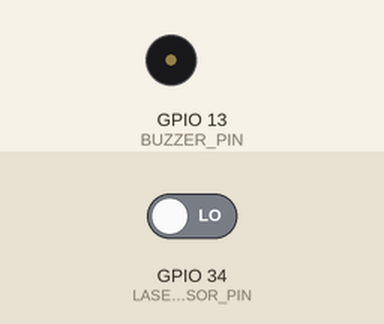
Recording of a sketch running on a simulated ESP32. On the bench: buzzer (waves = sounding, pin HIGH). The test bench sets the inputs (shaded band); at power-on: GPIO 34 (LASER_SENSOR_PIN) LOW. WiFi joins after 1.5 s; servers stay silent unless stated; what the sketch prints to the serial monitor is not drawn.

Above: at 3.2 s.
3.3 s: GPIO 34 (LASER_SENSOR_PIN) driven HIGH
6.3 s: GPIO 34 (LASER_SENSOR_PIN) driven LOW
At 6.8 s:
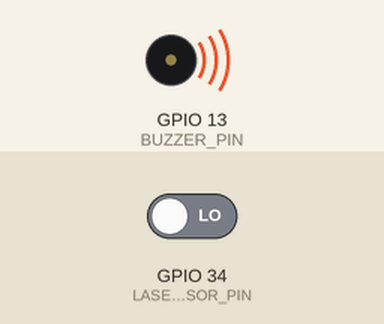
Timing chart, 0 to 12.8 s (numbered marks = the images above; inputs shaded):
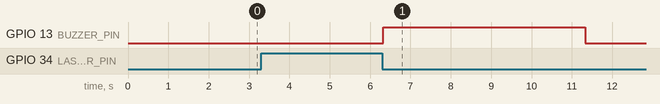

Measured:
- after the input at 3.3 s, every drawn part: stays the same
- after the input at 6.3 s, GPIO 13 (BUZZER_PIN): LOW → HIGH at once, → LOW 5.0 s later

The sketch:

esp32devkitsketch.ino
```cpp
#include <WiFi.h>
#include <HTTPClient.h>

// ==== WiFi Config ====
const char* ssid = "Free Wifi 4G";
const char* password = "swIX*kl-!cr53rEwudru";

// ==== ESP32-CAM IP ====
const String esp32cam_ip = "http://192.168.1.22";

// ==== Laser Sensor (Digital - LM393 Module) ====
#define LASER_SENSOR_PIN 34  // Digital input from LM393 module
bool lastState = true;       // true = beam intact (HIGH), false = broken (LOW)

// ==== Buzzer ====
#define BUZZER_PIN 13        // Digital output for buzzer
const unsigned long alarmDuration = 5000;  // 5 seconds

// ==== Trigger & Alarm Timing ====
unsigned long lastTriggerTime = 0;
const unsigned long triggerCooldown = 5000;  // 5 seconds debounce delay

unsigned long alarmStartTime = 0;
bool alarmActive = false;

void setup() {
  Serial.begin(115200);
  delay(500);
  Serial.println("Starting ESP32 Dev Kit...");

  // Wi-Fi connection
  WiFi.begin(ssid, password);
  Serial.print("Connecting to Wi-Fi");
  while (WiFi.status() != WL_CONNECTED) {
    delay(500);
    Serial.print(".");
  }
  Serial.println("\n✅ Wi-Fi connected!");
  Serial.print("IP Address: ");
  Serial.println(WiFi.localIP());

  // Buzzer setup
  pinMode(BUZZER_PIN, OUTPUT);
  digitalWrite(BUZZER_PIN, LOW);  // Ensure off

  // Laser sensor setup
  pinMode(LASER_SENSOR_PIN, INPUT);

  // Read initial sensor state
  int initialValue = digitalRead(LASER_SENSOR_PIN);
  lastState = (initialValue == HIGH);  // HIGH = beam intact
  Serial.printf("Initial sensor value: %d (state: %s)\n", initialValue, lastState ? "intact" : "broken");

  Serial.println("System ready. Monitoring laser beam...");
}

void loop() {
  // Handle WiFi connection
  if (WiFi.status() != WL_CONNECTED) {
    Serial.println("⚠️ WiFi disconnected, attempting reconnect...");
    WiFi.disconnect();
    WiFi.begin(ssid, password);
    delay(2000);
  }

  // Read laser sensor
  int sensorValue = digitalRead(LASER_SENSOR_PIN);
  bool currentState = (sensorValue == HIGH);  // HIGH = intact, LOW = broken

  // Print sensor state every second
  static unsigned long lastPrint = 0;
  if (millis() - lastPrint > 1000) {
    Serial.printf("Sensor value: %d (state: %s)\n", sensorValue, currentState ? "intact" : "broken");
    lastPrint = millis();
  }

  // Detect falling edge: intact -> broken
  if (!currentState && lastState) {
    unsigned long currentMillis = millis();
    if (currentMillis - lastTriggerTime > triggerCooldown) {
      Serial.println("🚨 Beam broken! Triggering alarm and camera...");
      triggerAlarmStart();
      triggerCamera();
      lastTriggerTime = currentMillis;
    }
  }
  lastState = currentState;

  // Handle buzzer (non-blocking)
  if (alarmActive && (millis() - alarmStartTime >= alarmDuration)) {
    digitalWrite(BUZZER_PIN, LOW);
    alarmActive = false;
    Serial.println("Buzzer alarm completed.");
  }

  delay(50);
}

void triggerAlarmStart() {
  digitalWrite(BUZZER_PIN, HIGH);
  alarmStartTime = millis();
  alarmActive = true;
}

void triggerCamera() {
  if (WiFi.status() != WL_CONNECTED) {
    Serial.println("⚠️ Wi-Fi disconnected when triggering camera, attempting reconnect...");
    WiFi.disconnect();
    WiFi.begin(ssid, password);
    delay(2000);
    if (WiFi.status() != WL_CONNECTED) {
      Serial.println("❌ WiFi reconnection failed, skipping camera trigger.");
      return;
    }
    Serial.println("✅ WiFi reconnected!");
  }

  HTTPClient http;
  String url = esp32cam_ip + "/capture";
  Serial.print("📡 Sending GET request to: ");
  Serial.println(url);

  int attempts = 3;
  int httpCode = -1;
  while (attempts > 0 && httpCode != 200) {
    http.begin(url);
    httpCode = http.GET();

    if (httpCode == 200) {
      String payload = http.getString();
      Serial.println("✅ Camera triggered successfully! Response: " + payload);
      http.end();
      break;
    } else {
      Serial.printf("❌ Attempt failed (code: %d), retries left: %d\n", httpCode, attempts - 1);
      http.end();
      attempts--;
      delay(1000);
    }
  }
  if (httpCode != 200) {
    Serial.println("❌ All camera trigger attempts failed.");
  }
}
```
